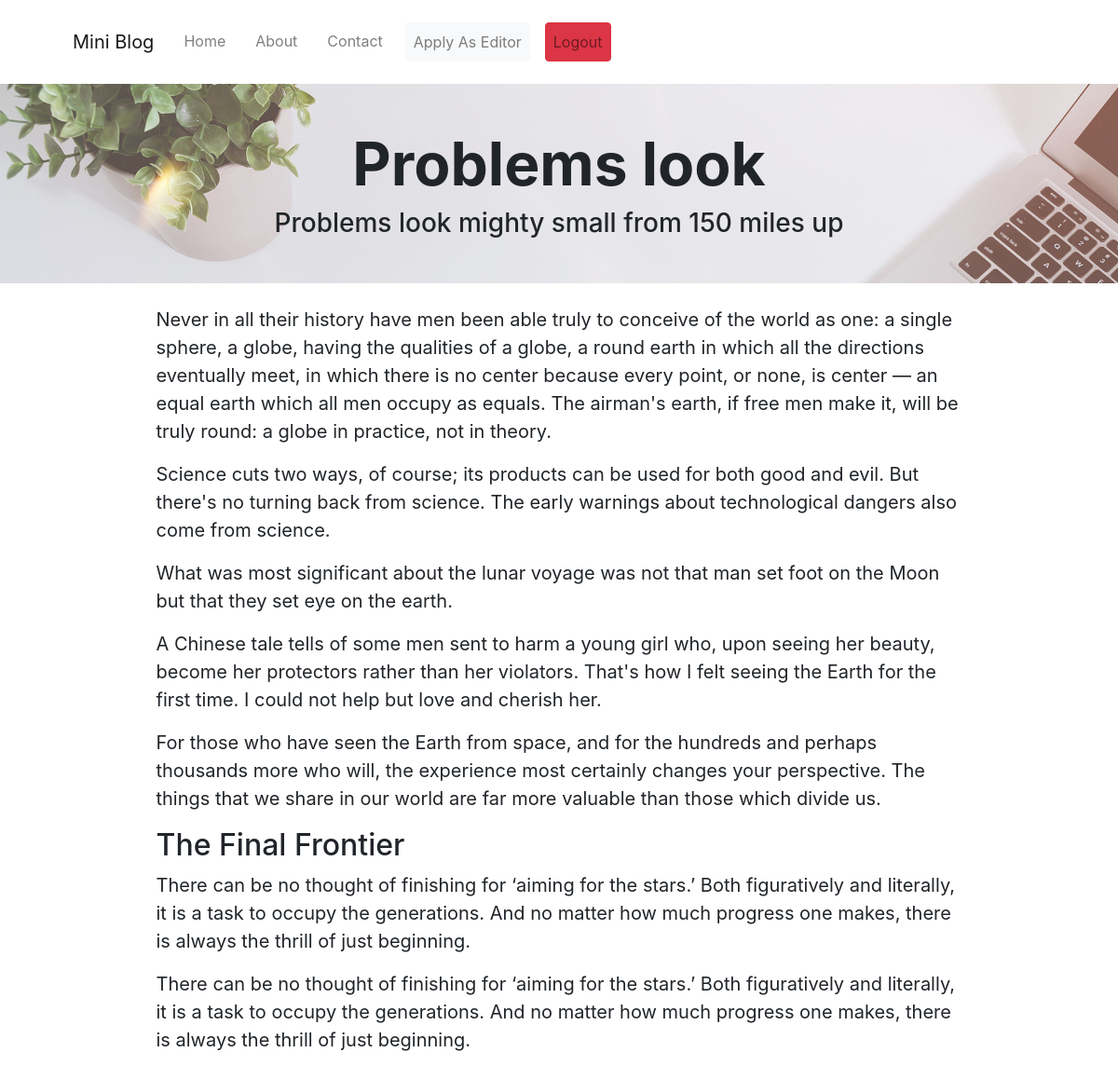
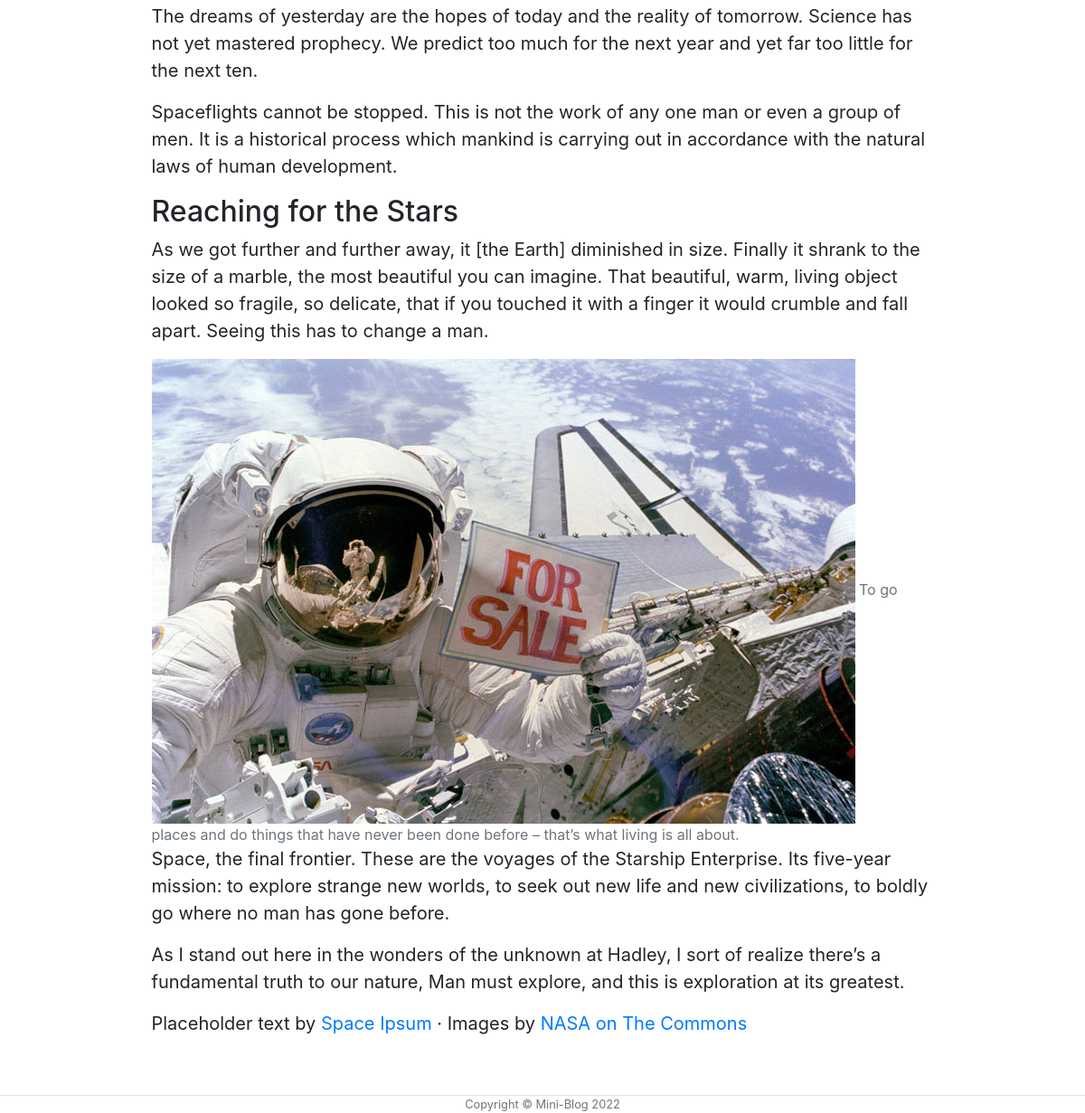
Screenshot of /post/problems-look (signed in) with the database file from the repository (2 pictures, top to bottom).
### blog/models.py (models this page shows, shortened)
class Blog(models.Model):
    title = models.CharField(max_length=200)
    subtitle = models.TextField(max_length=400, null=True,blank=True)
    slug = models.SlugField(max_length=200,unique=True)
    post = HTMLField()
    status = models.BooleanField(help_text="Check For Active else Inactive",default=True)
    created_by = models.ForeignKey(User, on_delete=models.CASCADE,limit_choices_to={'is_staff': True})
    created_at = models.DateTimeField(auto_now_add=True)
    updated_at = models.DateTimeField(auto_now=True)

### blog/views.py (the view)
# urls.py: path('post/<slug:pk>',views.PostView,name="post"),
@login_required(login_url="login")
def PostView(request, pk):
    if request.user.is_staff:
        return redirect("login")
    post = Blog.objects.get(slug=pk)
    return render(request,'post.html',{'post':post})

### templates/post.html (shortened to what this page needs)
{% extends 'layout/main.html' %}
{% block body %}
{% include 'include/headtitle.html' with headtitle=post.title|truncatewords:4 headsubTitle=post.subtitle  %}
{% load static %}
<article class="mb-4">
    {{post.post|safe}}
</article>
{% endblock %}

### templates/include/headtitle.html (shortened to what this page needs)
{% load static %}
<header class="masthead py-5">
    <div class="container position-relative px-4 px-lg-5">
        <div class="row gx-4 gx-lg-5 justify-content-center">
            <div class="col-md-8">
                <div class="site-heading text-center">
                    <h1 class="font-weight-bold">{{headtitle}}</h1>
                    {% if headsubTitle %}
                    <span class="subheading h3">{{headsubTitle}}</span>
                    {% endif %}
                </div>
            </div>
        </div>
    </div>
</header>

### templates/layout/main.html (style rules this page uses)
.masthead { position: relative; display: flex; align-items: center; justify-content: center; }
.masthead::before { content: ""; background-image: url('/static/assets/img/home-bg.jpg'); background-size: cover; position: absolute; top: 0px; right: 0px; bottom: 0px; left: 0px; opacity: 0.75; }
.container p { font-size: 20px; }

### templates/include/headtitle.html (style rules this page uses)
h1 { font-size: 4rem !important; }

### rows the page displays
Blog: title "Problems look", subtitle "Problems look mighty small from 150 miles up", post "Never in all their history have men been able truly to conceive of the world as one: a single sphere, a globe, having the qualities of a globe, a round earth in which all the directions eventually meet, in which there is no center because every point, or none, is center — an equal earth which all men occupy as equals. The airman's earth, if free men make it, will be truly round: a globe in practice, not in theory. Science cuts two ways, of course; its products can be used for both good and evil. But there's no turning back from science. The early warnings about technological dangers also come from science. What was most significant about the lunar voyage was not that man set foot on the…", post (picture)
